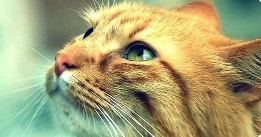
#> input picture src/image_preprocessing/cat.jpg, 261 x 137 px
$ jupyter execute edges.ipynb
#> lines starting #> are read from the running program, lines starting #| are printed output that depends on the picture
[cell 1]
from PIL import Image, ImageFilter

[cell 2]
image = Image.open(r"cat.jpg")
#> image is the input picture: PIL image 261x137 RGB; mean R, G, B 166.3, 162.9, 117.1
image

[cell 3]
# Converting the image to grayscale, as edge detection
# requires input image to be of mode = Grayscale (L)
image = image.convert("L")
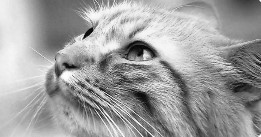
#> image: PIL image 261x137 L; min 2, max 254, mean 158.7

# Detecting Edges on the Image using the argument ImageFilter.FIND_EDGES
image.filter(ImageFilter.FIND_EDGES)
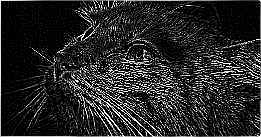
#> Out: PIL image 261x137 L; min 0, max 255, mean 38.8

[cell 4]
image.filter(ImageFilter.Kernel((3, 3), (-1, -1, -1, -1, 8,
                                          -1, -1, -1, -1), 1, 0))

[cell 5]
from pylab import *

[cell 6]
# read image to array
im = array(image)

# create a new figure
f = figure()

# show contours with origin upper left corner
contour(im, origin='image')
axis('equal')

f
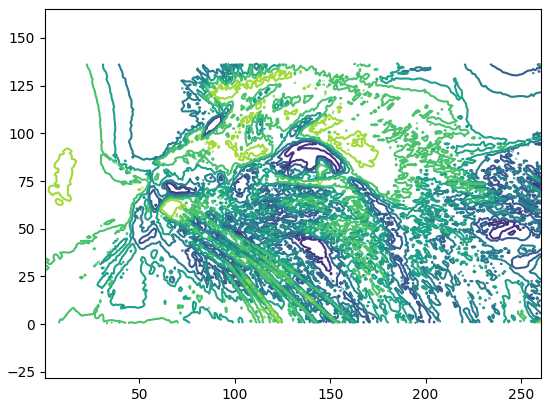
#> figure drawn by matplotlib, 1 panel

[cell 7]
f = figure()

# show contours with origin upper left corner
contour(im, origin='image', levels=[120])
axis('equal')
f
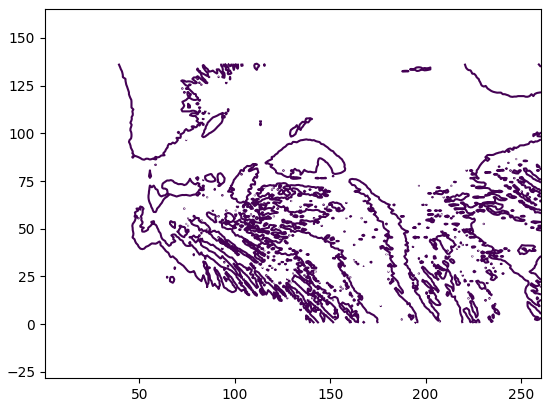
#> figure drawn by matplotlib, 1 panel
